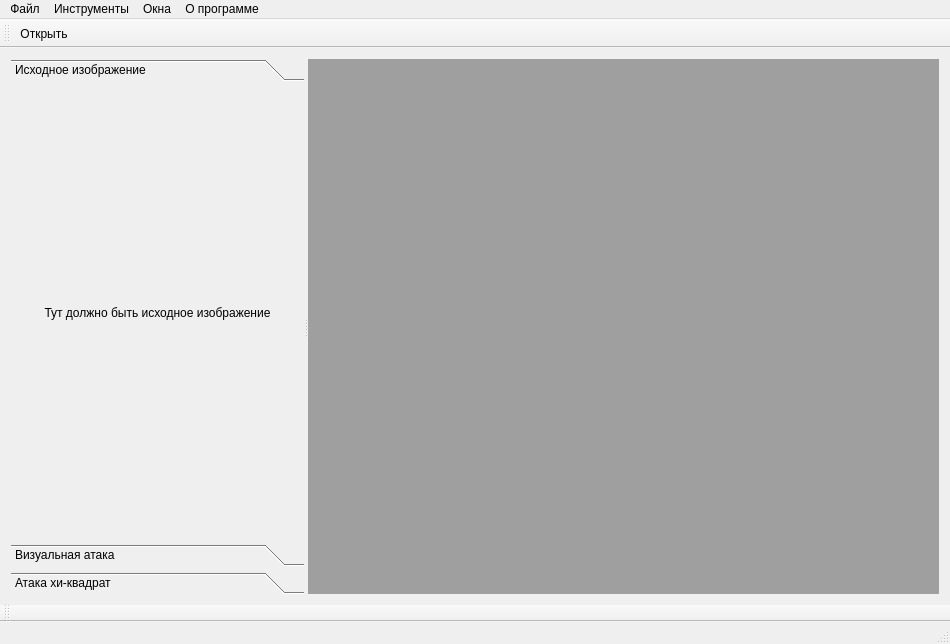
<?xml version="1.0" encoding="UTF-8"?>
<ui version="4.0">
 <class>MainWindow</class>
 <widget class="QMainWindow" name="MainWindow">
  <property name="geometry">
   <rect>
    <x>0</x>
    <y>0</y>
    <width>950</width>
    <height>644</height>
   </rect>
  </property>
  <property name="windowTitle">
   <string>Атаки на стегосистему</string>
  </property>
  <widget class="QWidget" name="centralWidget">
   <layout class="QGridLayout" name="gridLayout">
    <item row="0" column="0">
     <widget class="QSplitter" name="splitter_2">
      <property name="orientation">
       <enum>Qt::Horizontal</enum>
      </property>
      <widget class="QSplitter" name="splitter">
       <property name="orientation">
        <enum>Qt::Horizontal</enum>
       </property>
       <widget class="QToolBox" name="toolBox">
        <property name="currentIndex">
         <number>0</number>
        </property>
        <widget class="QWidget" name="page">
         <property name="geometry">
          <rect>
           <x>0</x>
           <y>0</y>
           <width>309</width>
           <height>421</height>
          </rect>
         </property>
         <attribute name="label">
          <string>Исходное изображение</string>
         </attribute>
         <layout class="QGridLayout" name="gridLayout_3">
          <item row="0" column="0">
           <widget class="QLabel" name="label_2">
            <property name="text">
             <string>Тут должно быть исходное изображение</string>
            </property>
            <property name="alignment">
             <set>Qt::AlignCenter</set>
            </property>
           </widget>
          </item>
         </layout>
        </widget>
        <widget class="QWidget" name="page_3">
         <property name="geometry">
          <rect>
           <x>0</x>
           <y>0</y>
           <width>293</width>
           <height>459</height>
          </rect>
         </property>
         <attribute name="label">
          <string>Визуальная атака</string>
         </attribute>
         <layout class="QGridLayout" name="gridLayout_2">
          <item row="0" column="0">
           <widget class="QLabel" name="label">
            <property name="text">
             <string>Тут визуальная атака на стегосистему</string>
            </property>
            <property name="alignment">
             <set>Qt::AlignCenter</set>
            </property>
           </widget>
          </item>
         </layout>
        </widget>
        <widget class="QWidget" name="page_2">
         <property name="geometry">
          <rect>
           <x>0</x>
           <y>0</y>
           <width>209</width>
           <height>459</height>
          </rect>
         </property>
         <attribute name="label">
          <string>Атака хи-квадрат</string>
         </attribute>
         <layout class="QGridLayout" name="gridLayout_4">
          <item row="0" column="0">
           <widget class="QLabel" name="label_3">
            <property name="text">
             <string>Отчет по атаке хи-квадрат</string>
            </property>
            <property name="alignment">
             <set>Qt::AlignCenter</set>
            </property>
           </widget>
          </item>
         </layout>
        </widget>
       </widget>
      </widget>
      <widget class="QMdiArea" name="mdiArea"/>
     </widget>
    </item>
   </layout>
  </widget>
  <widget class="QMenuBar" name="menuBar">
   <property name="geometry">
    <rect>
     <x>0</x>
     <y>0</y>
     <width>950</width>
     <height>23</height>
    </rect>
   </property>
   <widget class="QMenu" name="menu">
    <property name="title">
     <string>Файл</string>
    </property>
    <addaction name="action"/>
    <addaction name="action_2"/>
   </widget>
   <widget class="QMenu" name="menu_2">
    <property name="title">
     <string>О программе</string>
    </property>
    <addaction name="action_4"/>
    <addaction name="action_3"/>
   </widget>
   <widget class="QMenu" name="menu_3">
    <property name="title">
     <string>Окна</string>
    </property>
    <addaction name="action_5"/>
   </widget>
   <widget class="QMenu" name="menu_4">
    <property name="title">
     <string>Инструменты</string>
    </property>
    <widget class="QMenu" name="menu_5">
     <property name="title">
      <string>Фильтры</string>
     </property>
     <addaction name="action_8"/>
    </widget>
    <addaction name="menu_5"/>
    <addaction name="action_7"/>
   </widget>
   <addaction name="menu"/>
   <addaction name="menu_4"/>
   <addaction name="menu_3"/>
   <addaction name="menu_2"/>
  </widget>
  <widget class="QToolBar" name="mainToolBar">
   <attribute name="toolBarArea">
    <enum>BottomToolBarArea</enum>
   </attribute>
   <attribute name="toolBarBreak">
    <bool>false</bool>
   </attribute>
  </widget>
  <widget class="QStatusBar" name="statusBar"/>
  <widget class="QToolBar" name="toolBar">
   <property name="windowTitle">
    <string>toolBar</string>
   </property>
   <attribute name="toolBarArea">
    <enum>TopToolBarArea</enum>
   </attribute>
   <attribute name="toolBarBreak">
    <bool>false</bool>
   </attribute>
   <addaction name="action"/>
  </widget>
  <action name="action">
   <property name="icon">
    <iconset>
     <normaloff>../../../usr/share/icons/oxygen/48x48/actions/project-open.png</normaloff>../../../usr/share/icons/oxygen/48x48/actions/project-open.png</iconset>
   </property>
   <property name="text">
    <string>Открыть</string>
   </property>
  </action>
  <action name="action_2">
   <property name="text">
    <string>Сохранить</string>
   </property>
  </action>
  <action name="action_3">
   <property name="text">
    <string>Помощь</string>
   </property>
  </action>
  <action name="action_4">
   <property name="text">
    <string>Краткая информация</string>
   </property>
  </action>
  <action name="action_5">
   <property name="checkable">
    <bool>true</bool>
   </property>
   <property name="checked">
    <bool>true</bool>
   </property>
   <property name="text">
    <string>Инфо</string>
   </property>
  </action>
  <action name="action_7">
   <property name="text">
    <string>Анализаторы</string>
   </property>
  </action>
  <action name="action_8">
   <property name="text">
    <string>Визуальная атака</string>
   </property>
  </action>
 </widget>
 <layoutdefault spacing="6" margin="11"/>
 <resources/>
 <connections/>
</ui>
